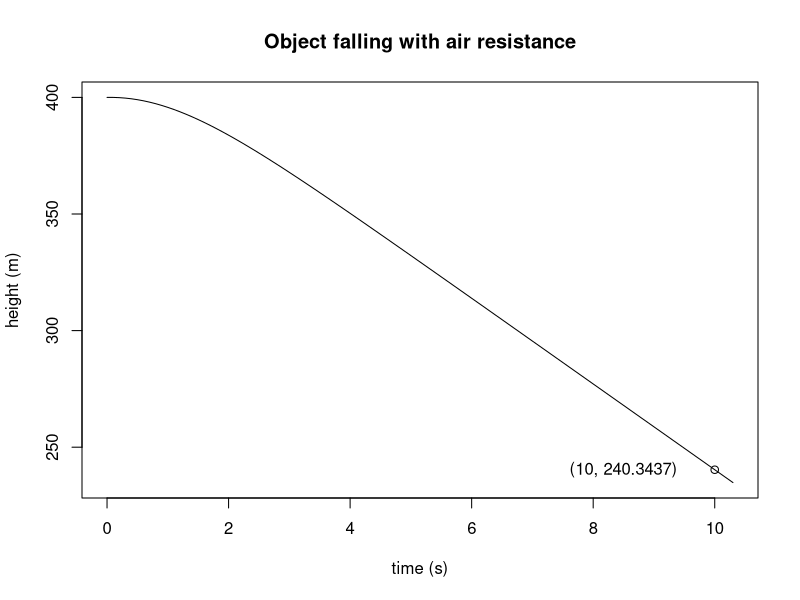

Write the R code that produced this figure.
## ---- chunk 1
k = round(runif(1,0.001,0.05),3)
h0 = sample(3:7,1)*100
dt = 0.1
g = 9.81

t = c(0)
v = c(0)
h = c(h0)

for(i in 1:103){
  t = c(t,t[i]+dt)
  v = c(v,v[i]+(-g+k*v[i]^2)*dt)
  h = c(h,h[i]+v[i]*dt)
}
## ---- chunk 2
plot(t,h,type="l",ylab="height (m)",xlab="time (s)",main="Object falling with air resistance")
points(t[101],h[101])
text(t[101]-1.5,h[101],paste0("(10, ",round(h[101],4),")"))
